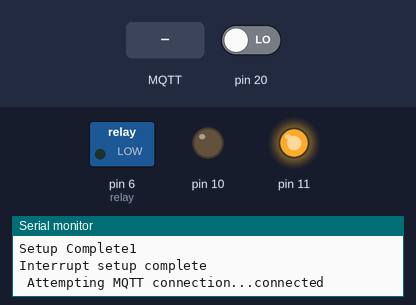
Bench run of a sketch on a simulated Arduino Mega 2560, built for the host (arithmetic inside an expression is 32-bit, double 64-bit). Shown: switched loads named in the sketch (green lamp = pin HIGH), output pins drawn as LEDs (lit = HIGH), the last lines printed to the serial monitor. Inputs (shaded band) come from the test bench; at power-on: pin 20 LOW. WiFi joins after 1.5 s; servers stay silent unless stated; random numbers use the default seed unless the sketch sets one; no MQTT or app messages arrive unless stated; pins used as bus, display or sensor lines are not drawn.

Above: at 2.7 s.
2.8 s: MQTT message "c" arrives on the first subscribed topic
At 3.7 s:
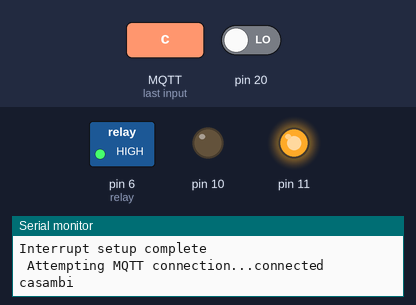
5.8 s: MQTT message "b" arrives on the first subscribed topic
At 7.2 s:
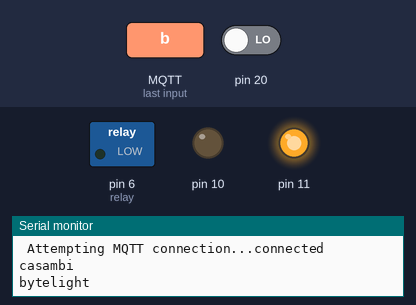
Timing chart, 0 to 8.8 s (numbered marks = the images above; inputs shaded):
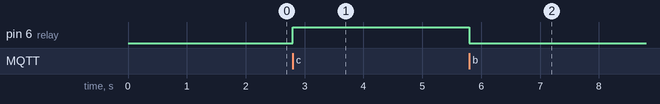

The sketch:

MQTT_DFRobot_LightInt.ino
```cpp
#include <SPI.h>         // needed for Arduino versions later than 0018
#include <Ethernet2.h>
#include <EthernetUdp2.h>         // UDP library from: bjoern@cs.stanford.edu 12/30/2008
#include <PubSubClient.h>


//For W5500 Ethernet
#define _STR(X)  #X
#define STR(X)  _STR(X)
#define SS     10U    //D10----- SS
#define RST    11U    //D11----- Reset

//Relay state
const int relay = 6;       //  the number of the Relay pin
int relayState = LOW;     // ledState used to set the LED

//Interrupt for light sensor
const int interruptPin = SDA;
const int powerPin = 12;
int intrruptFlag = 0;
byte testByte = 0x55;

// Enter a MAC address and IP address for your controller below.
// The IP address will be dependent on your local network:

#define NODENUMBER 250                      //last 3 digit of IP address

#define CLIENTID "client" STR(NODENUMBER)
byte mac[] = {0xDE, 0xAD, 0xBE, 0xEF, 0xFE, NODENUMBER};
unsigned int localPort = 8888;              // local port to listen on
char packetBuffer[UDP_TX_PACKET_MAX_SIZE];  //buffer to hold incoming packet,
char ReplyBuffer[] = "acknowledged";        // a string to send backM

IPAddress ip(192, 168, 1, NODENUMBER);      //W5500 client address
IPAddress server(192, 168, 1, 77);          //MQTT Server address
IPAddress dns1(192, 168, 1, 1);
IPAddress subnet(255, 255, 255, 0);
EthernetClient ethClient;
PubSubClient mqttClient(ethClient);

EthernetUDP Udp;    //UDP object


void callback(char* topic, byte* payload, unsigned int length)
{
  // b for bytelight, c for casambi
  if (strcmp(topic,"firmware") == 0 && payload[0] == 98) {
     mqttClient.publish("bytelight", STR(NODENUMBER));
    digitalWrite(relay, LOW);
    Serial.println(F("bytelight"));
  }

  else if (strcmp(topic,"firmware") == 0 && payload[0] == 99) {
     mqttClient.publish("casambi", STR(NODENUMBER));
    digitalWrite(relay, HIGH);
    Serial.println(F("casambi"));
  }

}


void setup() {

  //Serial port setup
  Serial.begin(115200);
  Serial.println("USB Serial OK");

  Serial1.begin(9600);
  Serial.println("Serial Pin1 OK");

  //W5500 Ethernet setup
  pinMode(SS, OUTPUT);
  pinMode(relay, OUTPUT);
  pinMode(RST, OUTPUT);
  digitalWrite(SS, LOW);
  digitalWrite(RST,HIGH);  //Reset Ethernet
  digitalWrite(RST,LOW);
  digitalWrite(RST,HIGH);

  //Ethernet UDP steup:
  Ethernet.begin(mac, ip, dns1, subnet);
  delay(1500);
  Udp.begin(localPort);
  Serial.println(ip);

  //MQTT client setup
  mqttClient.setServer(server,1883);
  mqttClient.setCallback(callback);
  Serial.println(F("Setup Complete1"));

  //Light interrupt pin setup
  pinMode(powerPin, OUTPUT);
  digitalWrite(powerPin,HIGH);
  pinMode(interruptPin, INPUT);
  attachInterrupt(digitalPinToInterrupt(interruptPin), pin_ISR, HIGH);

  Serial.println(F("Interrupt setup complete"));


}

void pin_ISR() {
  intrruptFlag = 1;
}

void reconnect()
{
  while (!mqttClient.connected()) {
    Serial.print(F(" Attempting MQTT connection..."));

    if (mqttClient.connect(CLIENTID)) {
      Serial.println(F("connected"));
      mqttClient.publish("outTopic","Connected!");
      // ... and resubscribe
      mqttClient.subscribe("firmware");
    }
    else {
      Serial.print("failed, rc=");
      Serial.print(mqttClient.state());
      Serial.println(F(" try again in 2~3 seconds"));
      // Wait 2 seconds before retrying
      delay(random(2000,3000));
    }

  }
}

void loop() {


  if (!mqttClient.connected()) {
    reconnect();
  }

  if (1 == intrruptFlag) {
    intrruptFlag = 0;
    mqttClient.publish("lightOn", STR(NODENUMBER));
    //attachInterrupt(digitalPinToInterrupt(interruptPin), pin_ISR, LOW);
    Serial.println(F("I see light!"));
    delay(1000);
    //Serial1.print(testByte);
  }

  mqttClient.loop();

}

  /*
  int packetSize = Udp.parsePacket();
  if (packetSize)
  {
    Serial.print("Received packet of size ");
    Serial.println(packetSize);
    Serial.print("From ");
    IPAddress remote = Udp.remoteIP();
    for (int i = 0; i < 4; i++)
    {
      Serial.print(remote[i], DEC);
      if (i < 3)
      {
        Serial.print(".");
      }
    }
    Serial.print(", port ");
    Serial.println(Udp.remotePort());

    // read the packet into packetBufffer
    Udp.read(packetBuffer, UDP_TX_PACKET_MAX_SIZE);
    Serial.println("Contents:");
    Serial.println(packetBuffer);

    // send a reply, to the IP address and port that sent us the packet we received
    Udp.beginPacket(Udp.remoteIP(), Udp.remotePort());
    Udp.write(ReplyBuffer);
    Udp.endPacket();
  }
  delay(10);
  */


/*
  Processing sketch to run with this example
 =====================================================

 // Processing UDP example to send and receive string data from Arduino
 // press any key to send the "Hello Arduino" message


 import hypermedia.net.*;

 UDP udp;  // define the UDP object


 void setup() {
 udp = new UDP( this, 6000 );  // create a new datagram connection on port 6000
 //udp.log( true ); 		// <-- printout the connection activity
 udp.listen( true );           // and wait for incoming message
 }

 void draw()
 {
 }

 void keyPressed() {
 String ip       = "192.168.1.177";	// the remote IP address
 int port        = 8888;		// the destination port

 udp.send("Hello World", ip, port );   // the message to send

 }

 void receive( byte[] data ) { 			// <-- default handler
 //void receive( byte[] data, String ip, int port ) {	// <-- extended handler

 for(int i=0; i < data.length; i++)
 print(char(data[i]));
 println();
 }
 */
```

Measured:
- after the input at 2.8 s, pin 6 (relay): LOW → HIGH at once
- after the input at 5.8 s, pin 6 (relay): HIGH → LOW at once
